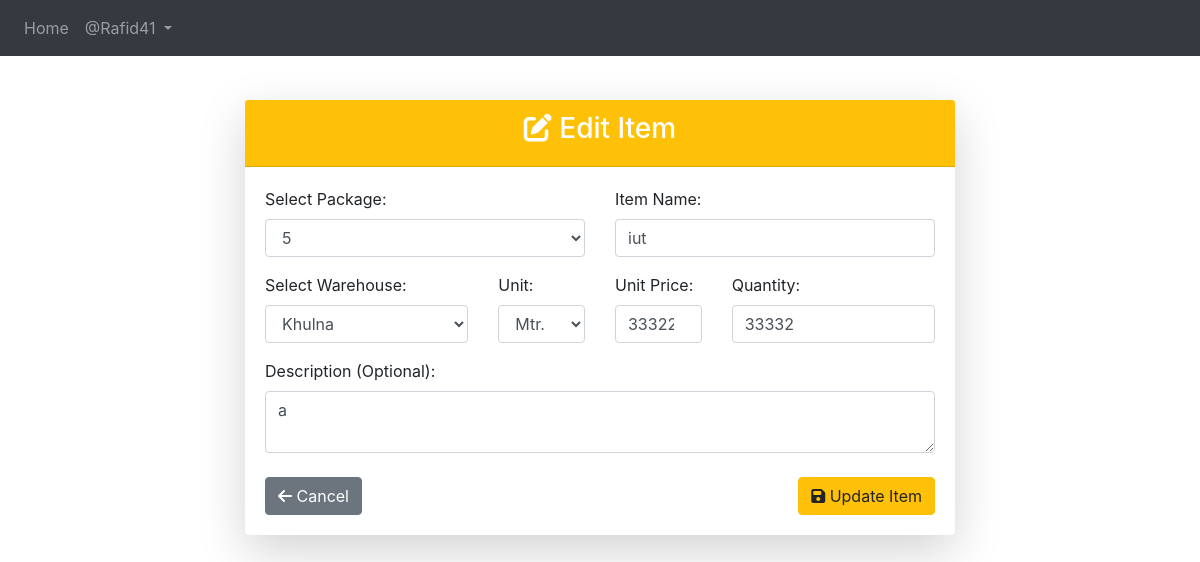
Page /entry/edit-item/10/ (signed in) on the earlier database version.
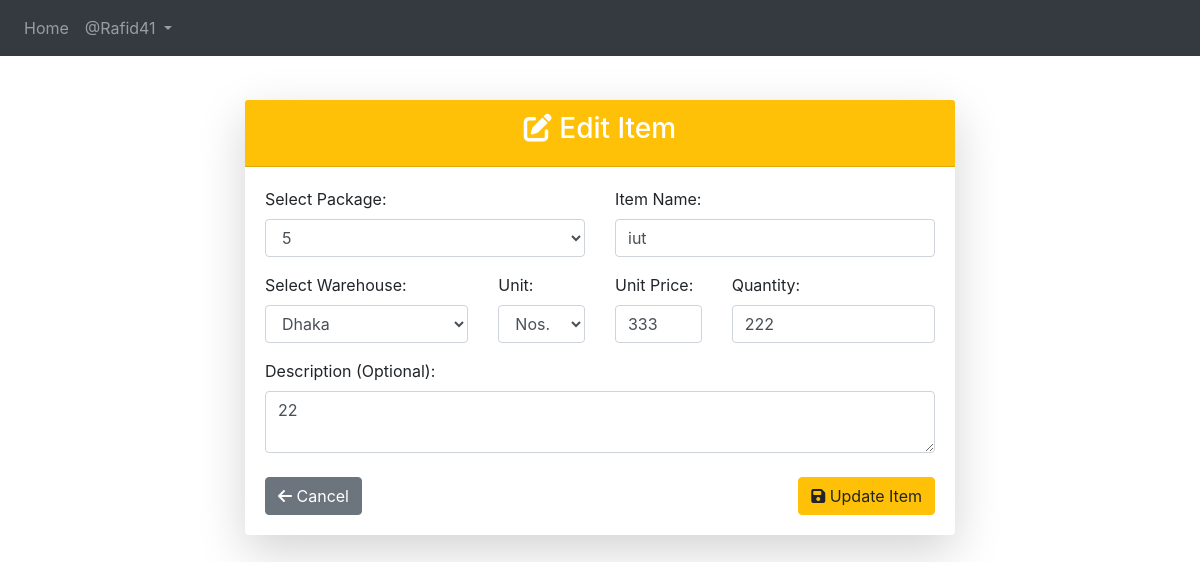
Same page on the later database version.
### App_Entry/models.py (models this page shows, shortened)
class Item(models.Model):
    WAREHOUSE_CHOICES = [
        ("Dhaka", "Dhaka"),
        ("Khulna", "Khulna"),
        ("Chittagong", "Chittagong"),
    ]
    UNIT_CHOICES = [
        ("Nos.", "Nos."),
        ("Mtr.", "Mtr."),
        ("Km.", "Km."),
        ("Set.", "Set."),
        ("Pair.", "Pair."),
    ]
    name = models.CharField(max_length=255)
    description = models.TextField(blank=True, null=True)
    warehouse = models.CharField(
        max_length=50, choices=WAREHOUSE_CHOICES, default="Dhaka"
    )
    unit_of_item = models.CharField(
        max_length=10, choices=UNIT_CHOICES, default="Nos."
    )  # Updated field
    unit_price = models.BigIntegerField(default=0)
    quantity_of_item = models.BigIntegerField(default=0)
    package = models.ForeignKey(
        Package,
        on_delete=models.SET_NULL,
        related_name="package_of_item",
        null=True,
    )
    created_at = models.DateTimeField(auto_now_add=True)

class Package(models.Model):
    packageId = models.BigIntegerField(unique=True)

### App_Entry/views.py (the view, shortened to what this page needs)
# urls.py: path("edit-item/<int:item_id>/", views.edit_item, name="edit_item"),
@login_required
def edit_item(request, item_id):
    item = get_object_or_404(Item, pk=item_id)  # Get the item by ID
    packages = Package.objects.all()
    return render(
        request,
        "App_Entry/edit_item.html",
        {
            "item": item,
            "packages": packages,
            "warehouse_choices": Item.WAREHOUSE_CHOICES,
            "unit_choices": Item.UNIT_CHOICES,
        },
    )

### templates/App_Entry/edit_item.html (shortened to what this page needs)
{% extends 'base.html' %}
{% load crispy_forms_tags %}
{% load static %}
{% block body_block %}
<div class="container mt-4">
    <div class="row">
        <div class="col-lg-8 mx-auto">
            <div class="card shadow-lg border-0">
                <div class="card-header bg-warning text-white text-center">
                    <h3><i class="fas fa-edit"></i> Edit Item</h3>
                </div>
                <div class="card-body">
                    <form method="POST">
                        <div class="row">
                            <div class="col-md-6">
                                <label>Select Package:</label>
                                <select name="package" class="form-control" required>
                                    {% for package in packages %}
                                    <option value="{{ package.id }}" {% if item.package.id == package.id %}selected{% endif %}>
                                        {{ package.packageId }}
                                    </option>
                                    {% endfor %}
                                </select>
                            </div>
                            <div class="col-md-6">
                                <label>Item Name:</label>
                                <input type="text" name="item_name" class="form-control" value="{{ item.name }}" required>
                            </div>
                        </div>
                        <div class="row mt-3">
                            <div class="col-md-4">
                                <label>Select Warehouse:</label>
                                <select name="warehouse" class="form-control" required>
                                    {% for wh in warehouse_choices %}
                                    <option value="{{ wh.0 }}" {% if item.warehouse == wh.0 %}selected{% endif %}>
                                        {{ wh.1 }}
                                    </option>
                                    {% endfor %}
                                </select>
                            </div>
                            <div class="col-md-2">
                                <label>Unit:</label>
                                <select name="unit_of_item" class="form-control" required>
                                    {% for unit_key, unit_label in unit_choices %}
        <option value="{{ unit_key }}" {% if item.unit_of_item == unit_key %}selected{% endif %}>
            {{ unit_label }}
        </option>
    {% endfor %}
                                </select>
                            </div>
                            <div class="col-md-2">
                                <label>Unit Price:</label>
                                <input type="number" name="unit_price" class="form-control" value="{{ item.unit_price }}" required>
                            </div>
                            <div class="col-md-4">
                                <label>Quantity:</label>
                                <input type="number" name="quantity_of_item" class="form-control" value="{{ item.quantity_of_item }}" required>
                            </div>
                        </div>
                        <div class="form-group mt-3">
                            <label>Description (Optional):</label>
                            <textarea name="description" class="form-control" rows="2">{{ item.description }}</textarea>
                        </div>
                        <div class="d-flex justify-content-between mt-4">
                            <a href="{% url 'App_Entry:add_item_to_package' %}" class="btn btn-secondary">
                                <i class="fas fa-arrow-left"></i> Cancel
                            </a>
                            <button type="submit" class="btn btn-warning">
                                <i class="fas fa-save"></i> Update Item
                            </button>
                        </div>
                    </form>
                </div>
            </div>
        </div>
    </div>
</div>
{% endblock %}

Differences in the rows shown:
changed Item "iut": warehouse "Khulna" → "Dhaka"; unit_of_item "Mtr." → "Nos."; unit_price "33322" → "333"; quantity_of_item "33332" → "222"; description "a" → "22"
